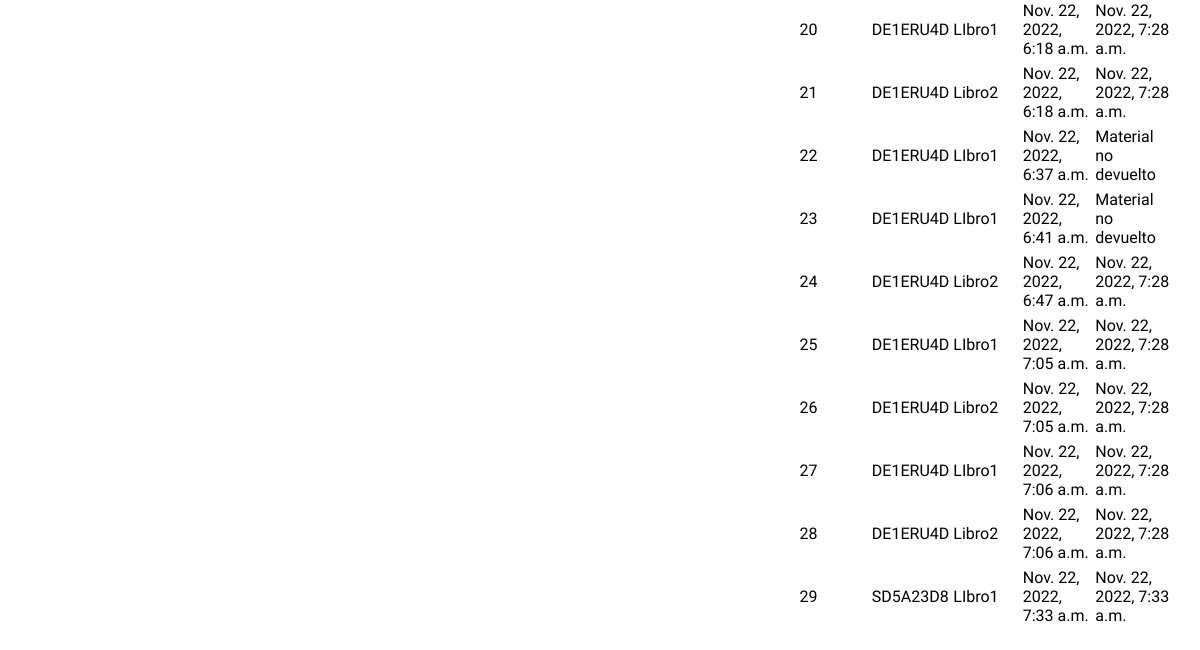
Page /home (lower part) on the earlier database version.
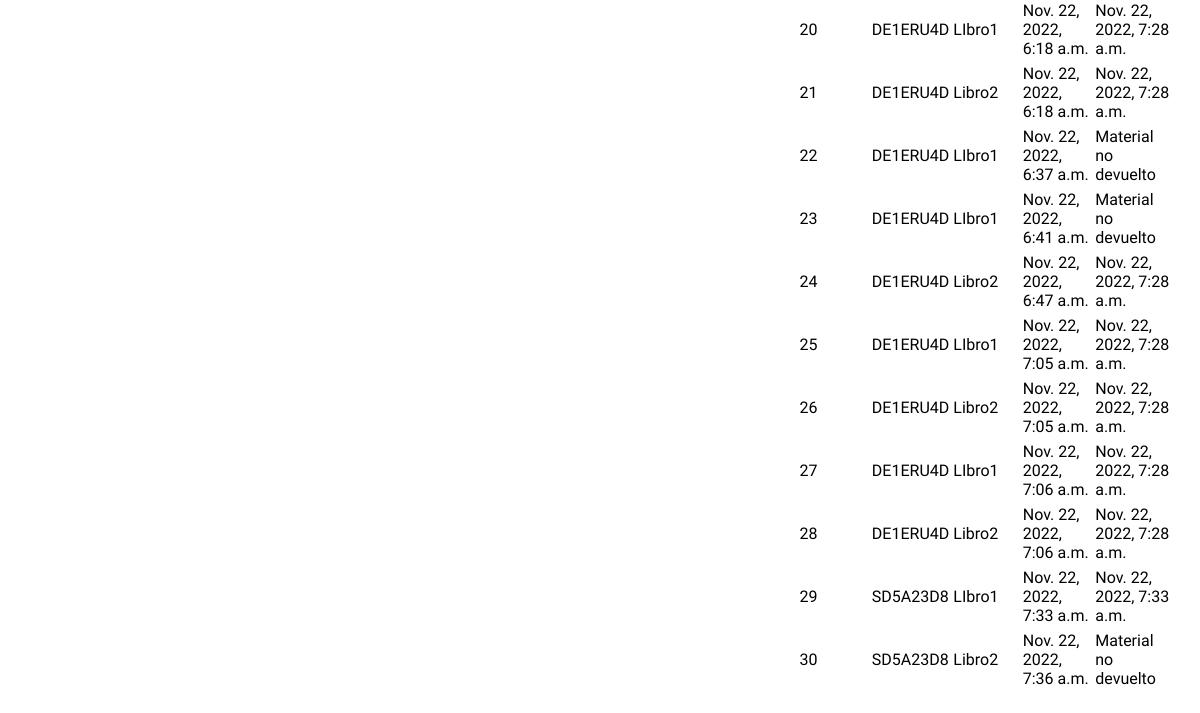
Same page on the later database version.
### prestamos/models.py (models this page shows)
class Prestamo(models.Model):
    idPrestamo = models.AutoField(primary_key=True, null=False)
    idProducto = models.ForeignKey(Producto, on_delete=models.CASCADE)
    idUsuario =  models.ForeignKey(Usuario, on_delete=models.CASCADE)
    estado = models.BooleanField(default=False)
    fechaPrestamo = models.DateTimeField(auto_now_add=True)
    fechaDevolucion = models.DateTimeField(auto_now = True)

class Usuario(models.Model):
    idUsuario = models.CharField( primary_key=True, max_length=8)
    nombre = models.CharField(max_length=50)
    apellido = models.CharField(max_length=50)
    def __str__(self):
        return str(self.idUsuario)

class Producto(models.Model):
    idProducto = models.AutoField(primary_key=True, null=False)
    nombre = models.CharField(max_length=50)
    def __str__(self):
        return str(self.nombre)

### prestamos/views.py (the view)
# urls.py: path("home", views.home,  name="home"),
def home(request):
    form1 = PrestamoFormulario()
    prestamos = Prestamo.objects.all()
    return render(request, 'pages/home.html', { 'form1' : form1, 'prestamos':prestamos})

### prestamos/templates/pages/home.html (shortened to what this page needs)
{% load static %}
<!DOCTYPE html>
<html lang="en">
  <head>
    <link rel="stylesheet" href="{% static 'css/home.css' %}" />
  </head>
  <body>
    <div class="content">
      <div class="content-container">
        <div class="content-section">
          <table class="tabla">
            {% for p in prestamos%}
            <tr>
              <td>{{ p.idPrestamo }}</td>
              <td>{{ p.idUsuario }}</td>
              <td>{{ p.idProducto }}</td>
              <td>{{ p.fechaPrestamo }}</td>
              {% if p.estado %}
              <td>{{ p.fechaDevolucion }}</td>
              {% else %}
              <td>Material no devuelto</td>
              {% endif %}
            <tr>
            {% endfor%}
          </table>
        </div>
      </div>
    </div>
  </body>
</html>

Differences in the rows shown:
added Prestamo: idPrestamo "30", idUsuario "SD5A23D8", idProducto "Libro2", fechaPrestamo "Nov. 22, 2022, 7:36 a.m.", estado "Material no devuelto"
